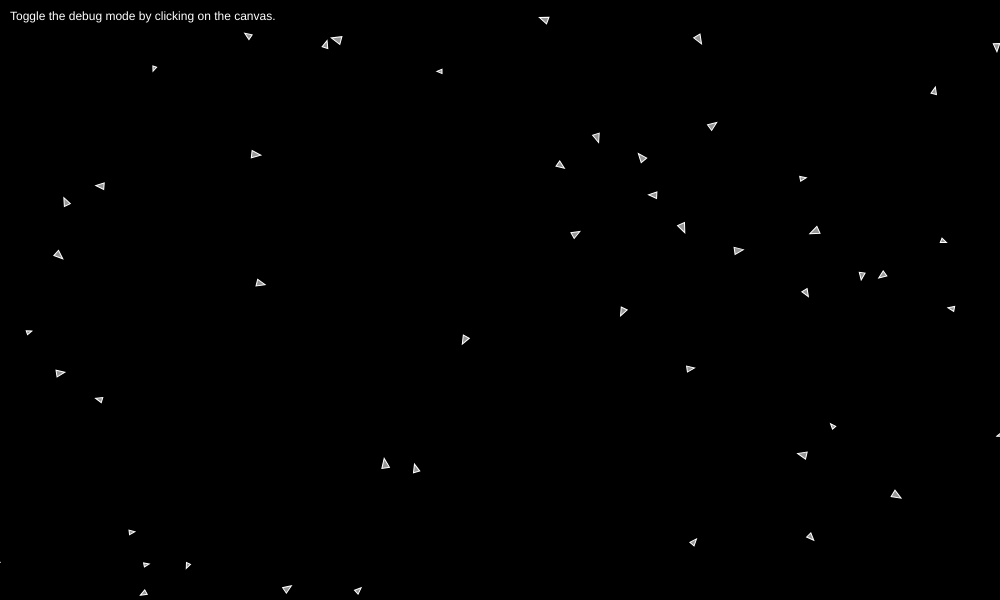
Frame 1 (no input)
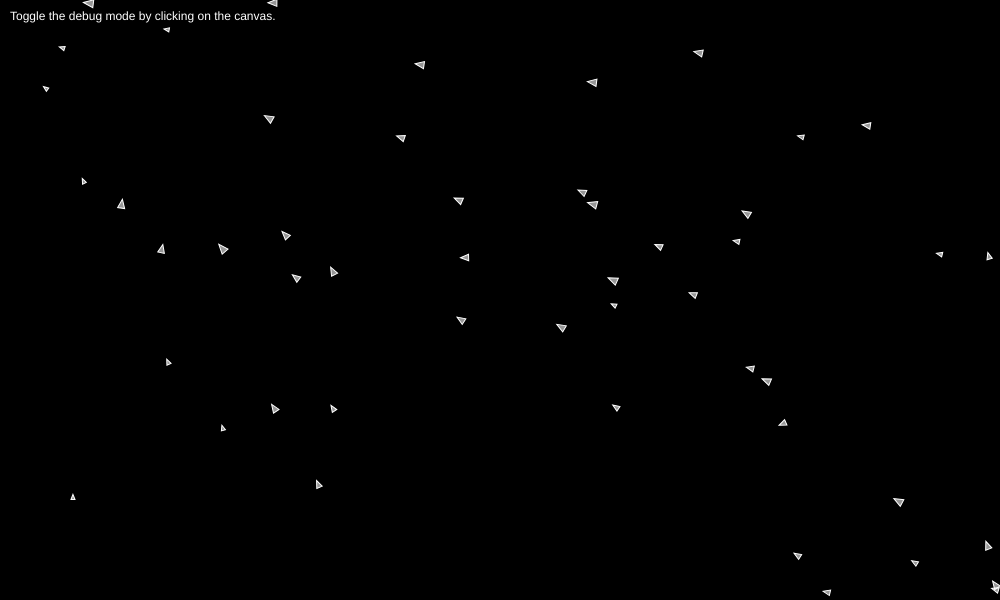
Frame 60 (no input)
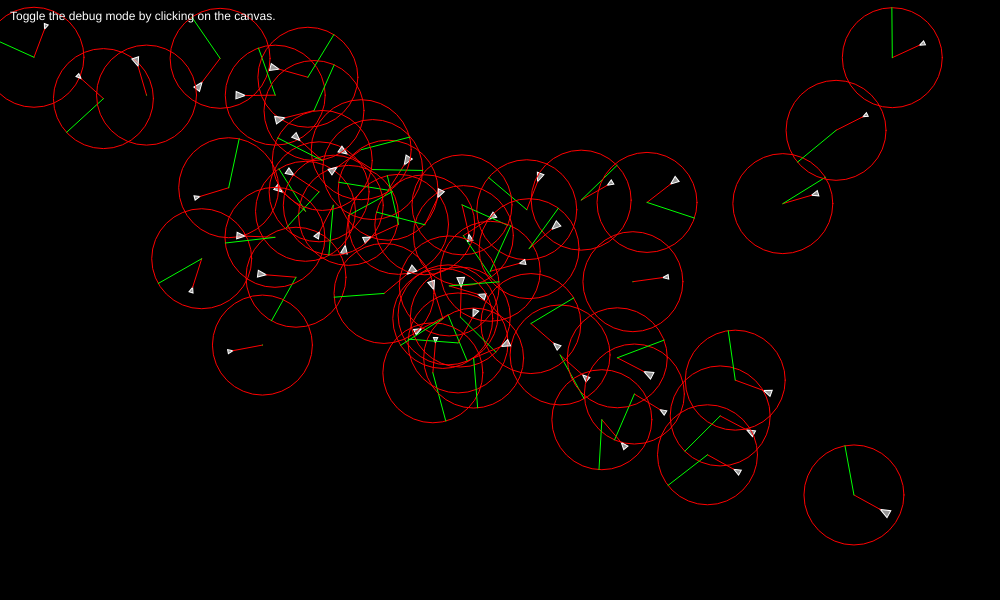
Frame 120 (the mouse pressed at the canvas centre since frame 60)

The p5.js sketch that drew these frames (run headless with seeded random() and noise() and a simulated clock; from frame 60 on, the mouse is pressed at the canvas centre):

// p5.js sketch
// ── sketch.js
let DEBUG_MODE = false;

let vehicles = [];

function setup() {
  createCanvas(1000, 600);

  for (let i = 0; i < 50; i++) {
    vehicles.push(new Vehicle(random(width), random(height), random(5, 10)));
  }
}

function draw() {
  background(0);

  for (let i = 0; i < vehicles.length; i++) {
    let v = vehicles[i];

    let target = createVector(mouseX, mouseY);
    v.seek(target);

    v.detect(vehicles);
    v.update();
    v.reappear();
    v.display();
  }

  // display text
  fill(255);
  text("Toggle the debug mode by clicking on the canvas.", 10, 20);
}

function mousePressed() {
  DEBUG_MODE = !DEBUG_MODE;
}

///// CLASS /////

class Vehicle {
  constructor(x = 0, y = 0, size = 1) {
    this.pos = createVector(x, y);
    this.vel = p5.Vector.random2D().mult(3);
    this.acc = createVector(0, 0);
    this.size = size;
    this.mass = 1;
    //
    this.angle = 0;
    //
    this.maxSpeed = 5;
    this.maxSteerForce = 0.1;
    // for detection
    this.detectVector = createVector();
    this.directionVector = createVector();
    this.predictDistance = 30;
    this.detectRadius = 50;
    this.wanderAngle = random(TWO_PI);
  }
  detect(others) {
    for (let other of others) {
      if (this != other) {
        this.detectVector = p5.Vector.mult(
          this.vel.copy().normalize(),
          this.predictDistance
        );
        let centerPos = p5.Vector.add(this.pos, this.detectVector);

        let distance = centerPos.dist(other.pos);
        if (distance < this.detectRadius) {
          this.directionVector = p5.Vector.sub(other.pos, centerPos);
          this.directionVector.setMag(this.detectRadius);
          this.directionVector.mult(-1); // flip the vector to avoid

          let directionPos = p5.Vector.add(centerPos, this.directionVector);
          this.seek(directionPos);
        }
      }
    }
  }
  seek(targetPos) {
    let desiredVec = p5.Vector.sub(targetPos, this.pos);

    let distance = desiredVec.mag();
    desiredVec.normalize();
    desiredVec.mult(this.maxSpeed);

    let steerForce = p5.Vector.sub(desiredVec, this.vel);
    steerForce.limit(this.maxSteerForce);

    this.applyForce(steerForce);
  }
  reappear() {
    if (this.pos.x < 0) {
      this.pos.x = width;
    } else if (this.pos.x > width) {
      this.pos.x = 0;
    }
    if (this.pos.y < 0) {
      this.pos.y = height;
    } else if (this.pos.y > height) {
      this.pos.y = 0;
    }
  }
  applyForce(f) {
    if (this.mass > 0) {
      let force = p5.Vector.div(f, this.mass);
      this.acc.add(force);
    }
  }
  update() {
    this.vel.add(this.acc);
    this.pos.add(this.vel);
    this.acc.mult(0);
    //
    this.angle = this.vel.heading();
  }
  display() {
    push();
    translate(this.pos.x, this.pos.y);

    push(); // push for rotation
    rotate(this.angle);
    // draw the vehicle
    stroke(255);
    fill(255, 150);
    triangle(0, 0, -this.size, -this.size * 0.4, -this.size, this.size * 0.4);
    pop(); // pop for rotation

    if (DEBUG_MODE) {
      // draw detecting graphics
      noFill();
      stroke(255, 0, 0);
      line(0, 0, this.detectVector.x, this.detectVector.y);

      translate(this.detectVector.x, this.detectVector.y);
      ellipse(0, 0, this.detectRadius * 2, this.detectRadius * 2);

      stroke(0, 255, 0);
      line(0, 0, this.directionVector.x, this.directionVector.y);
    }

    pop();
  }
}
